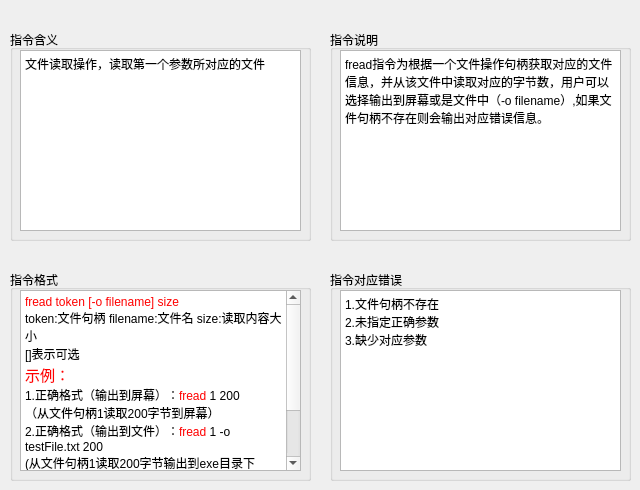
   <widget class="QWidget" name="tab_2">
    <attribute name="title">
     <string>fread</string>
    </attribute>
    <widget class="QGroupBox" name="groupBox_5">
     <property name="geometry">
      <rect>
       <x>330</x>
       <y>30</y>
       <width>301</width>
       <height>211</height>
      </rect>
     </property>
     <property name="title">
      <string>指令说明</string>
     </property>
     <widget class="QTextBrowser" name="textBrowser_5">
      <property name="geometry">
       <rect>
        <x>10</x>
        <y>20</y>
        <width>281</width>
        <height>181</height>
       </rect>
      </property>
      <property name="html">
       <string>&lt;!DOCTYPE HTML PUBLIC &quot;-//W3C//DTD HTML 4.0//EN&quot; &quot;http://www.w3.org/TR/REC-html40/strict.dtd&quot;&gt;
&lt;html&gt;&lt;head&gt;&lt;meta name=&quot;qrichtext&quot; content=&quot;1&quot; /&gt;&lt;style type=&quot;text/css&quot;&gt;
p, li { white-space: pre-wrap; }
&lt;/style&gt;&lt;/head&gt;&lt;body style=&quot; font-family:'黑体'; font-size:9pt; font-weight:400; font-style:normal;&quot;&gt;
&lt;p style=&quot; margin-top:0px; margin-bottom:0px; margin-left:0px; margin-right:0px; -qt-block-indent:0; text-indent:0px;&quot;&gt;&lt;span style=&quot; font-family:'SimSun';&quot;&gt;fread指令为根据一个文件操作句柄获取对应的文件信息，并从该文件中读取对应的字节数，用户可以选择输出到屏幕或是文件中（-o filename）,如果文件句柄不存在则会输出对应错误信息。&lt;/span&gt;&lt;/p&gt;&lt;/body&gt;&lt;/html&gt;</string>
      </property>
     </widget>
    </widget>
    <widget class="QGroupBox" name="groupBox_6">
     <property name="geometry">
      <rect>
       <x>10</x>
       <y>30</y>
       <width>301</width>
       <height>211</height>
      </rect>
     </property>
     <property name="title">
      <string>指令含义</string>
     </property>
     <widget class="QTextBrowser" name="textBrowser_6">
      <property name="geometry">
       <rect>
        <x>10</x>
        <y>20</y>
        <width>281</width>
        <height>181</height>
       </rect>
      </property>
      <property name="html">
       <string>&lt;!DOCTYPE HTML PUBLIC &quot;-//W3C//DTD HTML 4.0//EN&quot; &quot;http://www.w3.org/TR/REC-html40/strict.dtd&quot;&gt;
&lt;html&gt;&lt;head&gt;&lt;meta name=&quot;qrichtext&quot; content=&quot;1&quot; /&gt;&lt;style type=&quot;text/css&quot;&gt;
p, li { white-space: pre-wrap; }
&lt;/style&gt;&lt;/head&gt;&lt;body style=&quot; font-family:'黑体'; font-size:9pt; font-weight:400; font-style:normal;&quot;&gt;
&lt;p style=&quot; margin-top:0px; margin-bottom:0px; margin-left:0px; margin-right:0px; -qt-block-indent:0; text-indent:0px;&quot;&gt;&lt;span style=&quot; font-family:'SimSun';&quot;&gt;文件读取操作，读取第一个参数所对应的文件&lt;/span&gt;&lt;/p&gt;&lt;/body&gt;&lt;/html&gt;</string>
      </property>
     </widget>
    </widget>
    <widget class="QGroupBox" name="groupBox_7">
     <property name="geometry">
      <rect>
       <x>330</x>
       <y>270</y>
       <width>301</width>
       <height>211</height>
      </rect>
     </property>
     <property name="title">
      <string>指令对应错误</string>
     </property>
     <widget class="QTextBrowser" name="textBrowser_7">
      <property name="geometry">
       <rect>
        <x>10</x>
        <y>20</y>
        <width>281</width>
        <height>181</height>
       </rect>
      </property>
      <property name="html">
       <string>&lt;!DOCTYPE HTML PUBLIC &quot;-//W3C//DTD HTML 4.0//EN&quot; &quot;http://www.w3.org/TR/REC-html40/strict.dtd&quot;&gt;
&lt;html&gt;&lt;head&gt;&lt;meta name=&quot;qrichtext&quot; content=&quot;1&quot; /&gt;&lt;style type=&quot;text/css&quot;&gt;
p, li { white-space: pre-wrap; }
&lt;/style&gt;&lt;/head&gt;&lt;body style=&quot; font-family:'黑体'; font-size:9pt; font-weight:400; font-style:normal;&quot;&gt;
&lt;p style=&quot; margin-top:0px; margin-bottom:0px; margin-left:0px; margin-right:0px; -qt-block-indent:0; text-indent:0px;&quot;&gt;&lt;span style=&quot; font-family:'SimSun';&quot;&gt;1.文件句柄不存在&lt;/span&gt;&lt;/p&gt;
&lt;p style=&quot; margin-top:0px; margin-bottom:0px; margin-left:0px; margin-right:0px; -qt-block-indent:0; text-indent:0px;&quot;&gt;&lt;span style=&quot; font-family:'SimSun';&quot;&gt;2.未指定正确参数&lt;/span&gt;&lt;/p&gt;
&lt;p style=&quot; margin-top:0px; margin-bottom:0px; margin-left:0px; margin-right:0px; -qt-block-indent:0; text-indent:0px;&quot;&gt;&lt;span style=&quot; font-family:'SimSun';&quot;&gt;3.缺少对应参数&lt;/span&gt;&lt;/p&gt;&lt;/body&gt;&lt;/html&gt;</string>
      </property>
     </widget>
    </widget>
    <widget class="QGroupBox" name="groupBox_8">
     <property name="geometry">
      <rect>
       <x>10</x>
       <y>270</y>
       <width>301</width>
       <height>211</height>
      </rect>
     </property>
     <property name="title">
      <string>指令格式</string>
     </property>
     <widget class="QTextBrowser" name="textBrowser_8">
      <property name="geometry">
       <rect>
        <x>10</x>
        <y>20</y>
        <width>281</width>
        <height>181</height>
       </rect>
      </property>
      <property name="html">
       <string>&lt;!DOCTYPE HTML PUBLIC &quot;-//W3C//DTD HTML 4.0//EN&quot; &quot;http://www.w3.org/TR/REC-html40/strict.dtd&quot;&gt;
&lt;html&gt;&lt;head&gt;&lt;meta name=&quot;qrichtext&quot; content=&quot;1&quot; /&gt;&lt;style type=&quot;text/css&quot;&gt;
p, li { white-space: pre-wrap; }
&lt;/style&gt;&lt;/head&gt;&lt;body style=&quot; font-family:'黑体'; font-size:9pt; font-weight:400; font-style:normal;&quot;&gt;
&lt;p style=&quot; margin-top:0px; margin-bottom:0px; margin-left:0px; margin-right:0px; -qt-block-indent:0; text-indent:0px;&quot;&gt;&lt;span style=&quot; font-family:'SimSun'; color:#ff0000;&quot;&gt;fread token [-o filename] size&lt;/span&gt;&lt;/p&gt;
&lt;p style=&quot; margin-top:0px; margin-bottom:0px; margin-left:0px; margin-right:0px; -qt-block-indent:0; text-indent:0px;&quot;&gt;&lt;span style=&quot; font-family:'SimSun';&quot;&gt;token:文件句柄 filename:文件名 size:读取内容大小&lt;/span&gt;&lt;/p&gt;
&lt;p style=&quot; margin-top:0px; margin-bottom:0px; margin-left:0px; margin-right:0px; -qt-block-indent:0; text-indent:0px;&quot;&gt;&lt;span style=&quot; font-family:'SimSun';&quot;&gt;[]表示可选&lt;/span&gt;&lt;/p&gt;
&lt;p style=&quot; margin-top:0px; margin-bottom:0px; margin-left:0px; margin-right:0px; -qt-block-indent:0; text-indent:0px;&quot;&gt;&lt;span style=&quot; font-family:'SimSun'; font-size:11pt; color:#ff0000;&quot;&gt;示例：&lt;/span&gt;&lt;/p&gt;
&lt;p style=&quot; margin-top:0px; margin-bottom:0px; margin-left:0px; margin-right:0px; -qt-block-indent:0; text-indent:0px;&quot;&gt;&lt;span style=&quot; font-family:'SimSun';&quot;&gt;1.正确格式（输出到屏幕）：&lt;/span&gt;&lt;span style=&quot; font-family:'SimSun'; color:#ff0000;&quot;&gt;fread&lt;/span&gt;&lt;span style=&quot; font-family:'SimSun';&quot;&gt; 1 200&lt;/span&gt;&lt;/p&gt;
&lt;p style=&quot; margin-top:0px; margin-bottom:0px; margin-left:0px; margin-right:0px; -qt-block-indent:0; text-indent:0px;&quot;&gt;&lt;span style=&quot; font-family:'SimSun';&quot;&gt;（从文件句柄1读取200字节到屏幕）&lt;/span&gt;&lt;/p&gt;
&lt;p style=&quot; margin-top:0px; margin-bottom:0px; margin-left:0px; margin-right:0px; -qt-block-indent:0; text-indent:0px;&quot;&gt;&lt;span style=&quot; font-family:'SimSun';&quot;&gt;2.正确格式（输出到文件）：&lt;/span&gt;&lt;span style=&quot; font-family:'SimSun'; color:#ff0000;&quot;&gt;fread&lt;/span&gt;&lt;span style=&quot; font-family:'SimSun';&quot;&gt; 1 -o testFile.txt 200&lt;/span&gt;&lt;/p&gt;
&lt;p style=&quot; margin-top:0px; margin-bottom:0px; margin-left:0px; margin-right:0px; -qt-block-indent:0; text-indent:0px;&quot;&gt;&lt;span style=&quot; font-family:'SimSun';&quot;&gt;(从文件句柄1读取200字节输出到exe目录下testFile.txt中)&lt;/span&gt;&lt;/p&gt;
&lt;p style=&quot; margin-top:0px; margin-bottom:0px; margin-left:0px; margin-right:0px; -qt-block-indent:0; text-indent:0px;&quot;&gt;&lt;span style=&quot; font-family:'SimSun';&quot;&gt;3.错误格式：&lt;/span&gt;&lt;span style=&quot; font-family:'SimSun'; color:#ff0000;&quot;&gt;fread&lt;/span&gt;&lt;span style=&quot; font-family:'SimSun';&quot;&gt; 2 200(文件句柄2不存在时出错)&lt;/span&gt;&lt;/p&gt;
&lt;p style=&quot; margin-top:0px; margin-bottom:0px; margin-left:0px; margin-right:0px; -qt-block-indent:0; text-indent:0px;&quot;&gt;&lt;span style=&quot; font-family:'SimSun';&quot;&gt;4.错误格式：&lt;/span&gt;&lt;span style=&quot; font-family:'SimSun'; color:#ff0000;&quot;&gt;fread&lt;/span&gt;&lt;span style=&quot; font-family:'SimSun';&quot;&gt; 200（缺少参数等）&lt;/span&gt;&lt;/p&gt;&lt;/body&gt;&lt;/html&gt;</string>
      </property>
     </widget>
    </widget>
   </widget>
